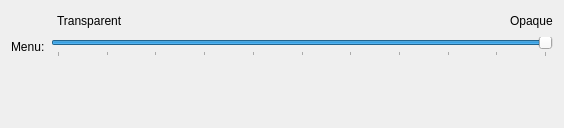
                    <widget class="QWidget" name="tab_Transparency">
                        <attribute name="title">
                            <string>Transparency</string>
                        </attribute>
                        <layout class="QGridLayout" name="gridLayout_2">
                            <item row="10" column="1">
                                <spacer name="verticalSpacer_5">
                                    <property name="orientation">
                                        <enum>Qt::Orientation::Vertical</enum>
                                    </property>
                                    <property name="sizeHint" stdset="0">
                                        <size>
                                            <width>20</width>
                                            <height>40</height>
                                        </size>
                                    </property>
                                </spacer>
                            </item>
                            <item row="1" column="1">
                                <layout class="QHBoxLayout" name="horizontalLayout_2">
                                    <item>
                                        <widget class="QLabel" name="_menuOpacityTransparentLabel">
                                            <property name="text">
                                                <string>Transparent</string>
                                            </property>
                                        </widget>
                                    </item>
                                    <item>
                                        <spacer name="horizontalSpacer_6">
                                            <property name="orientation">
                                                <enum>Qt::Orientation::Horizontal</enum>
                                            </property>
                                            <property name="sizeHint" stdset="0">
                                                <size>
                                                    <width>40</width>
                                                    <height>20</height>
                                                </size>
                                            </property>
                                        </spacer>
                                    </item>
                                    <item>
                                        <widget class="QLabel" name="_menuOpacityOpaqueLabel">
                                            <property name="sizePolicy">
                                                <sizepolicy hsizetype="Minimum" vsizetype="Preferred">
                                                    <horstretch>0</horstretch>
                                                    <verstretch>0</verstretch>
                                                </sizepolicy>
                                            </property>
                                            <property name="text">
                                                <string>Opaque</string>
                                            </property>
                                        </widget>
                                    </item>
                                </layout>
                            </item>
                            <item row="7" column="0" colspan="2">
                                <layout class="QHBoxLayout" name="horizontalLayout">
                                    <item>
                                        <widget class="QLabel" name="_menuGroupDescription">
                                            <property name="text">
                                                <string>Menu:</string>
                                            </property>
                                        </widget>
                                    </item>
                                    <item>
                                        <widget class="QSlider" name="_menuOpacity">
                                            <property name="minimum">
                                                <number>0</number>
                                            </property>
                                            <property name="maximum">
                                                <number>100</number>
                                            </property>
                                            <property name="singleStep">
                                                <number>1</number>
                                            </property>
                                            <property name="pageStep">
                                                <number>10</number>
                                            </property>
                                            <property name="value">
                                                <number>100</number>
                                            </property>
                                            <property name="orientation">
                                                <enum>Qt::Orientation::Horizontal</enum>
                                            </property>
                                            <property name="invertedAppearance">
                                                <bool>false</bool>
                                            </property>
                                            <property name="invertedControls">
                                                <bool>false</bool>
                                            </property>
                                            <property name="tickPosition">
                                                <enum>QSlider::TickPosition::TicksBelow</enum>
                                            </property>
                                            <property name="tickInterval">
                                                <number>10</number>
                                            </property>
                                        </widget>
                                    </item>
                                </layout>
                            </item>
                            <item row="1" column="0">
                                <spacer name="horizontalSpacer_5">
                                    <property name="orientation">
                                        <enum>Qt::Orientation::Horizontal</enum>
                                    </property>
                                    <property name="sizeType">
                                        <enum>QSizePolicy::Policy::Fixed</enum>
                                    </property>
                                    <property name="sizeHint" stdset="0">
                                        <size>
                                            <width>40</width>
                                            <height>20</height>
                                        </size>
                                    </property>
                                </spacer>
                            </item>
                            <item row="9" column="0" colspan="2">
                                <spacer name="horizontalSpacer_4">
                                    <property name="orientation">
                                        <enum>Qt::Orientation::Horizontal</enum>
                                    </property>
                                    <property name="sizeType">
                                        <enum>QSizePolicy::Policy::Preferred</enum>
                                    </property>
                                    <property name="sizeHint" stdset="0">
                                        <size>
                                            <width>542</width>
                                            <height>20</height>
                                        </size>
                                    </property>
                                </spacer>
                            </item>
                        </layout>
                    </widget>
